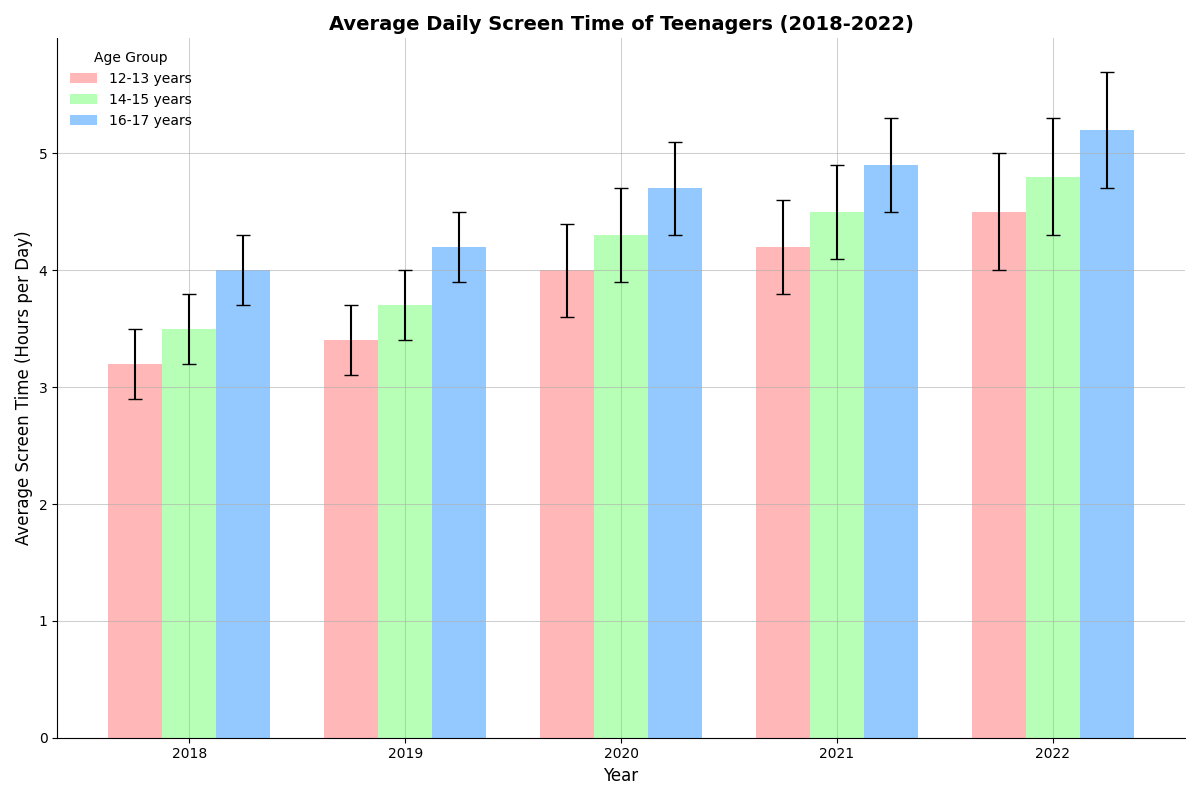

Here is the Python script that generated this plot:
import matplotlib.pyplot as plt
import numpy as np

years = np.array([2018, 2019, 2020, 2021, 2022])

screen_time_data = {
    '12-13 years': np.array([3.2, 3.4, 4.0, 4.2, 4.5]),
    '14-15 years': np.array([3.5, 3.7, 4.3, 4.5, 4.8]),
    '16-17 years': np.array([4.0, 4.2, 4.7, 4.9, 5.2])
}

error_margins = {
    '12-13 years': np.array([0.3, 0.3, 0.4, 0.4, 0.5]),
    '14-15 years': np.array([0.3, 0.3, 0.4, 0.4, 0.5]),
    '16-17 years': np.array([0.3, 0.3, 0.4, 0.4, 0.5])
}

fig, ax = plt.subplots(figsize=(12, 8))

bar_width = 0.25
positions = np.arange(len(years))

# Apply random styles
colors = ['#ff9999', '#99ff99', '#66b3ff']
markers = ['x', 'o', 's']
line_styles = ['-', '--', '-.']

for i, (age_group, data) in enumerate(screen_time_data.items()):
    ax.bar(positions + i * bar_width, data, bar_width,
           label=age_group, yerr=error_margins[age_group], capsize=5, color=colors[i], alpha=0.7)

ax.set_xlabel('Year', fontsize=12)
ax.set_ylabel('Average Screen Time (Hours per Day)', fontsize=12)
ax.set_title('Average Daily Screen Time of Teenagers (2018-2022)', fontsize=14, fontweight='bold')
ax.set_xticks(positions + bar_width)
ax.set_xticklabels(years)
ax.legend(title='Age Group', loc='best', fancybox=True, shadow=True, frameon=False)

# Set different grid style
ax.grid(True, which='major', linestyle=line_styles[0], linewidth=0.75, alpha=0.6)

# Removed border
plt.gca().spines['top'].set_visible(False)
plt.gca().spines['right'].set_visible(False)

plt.tight_layout()

plt.show()
